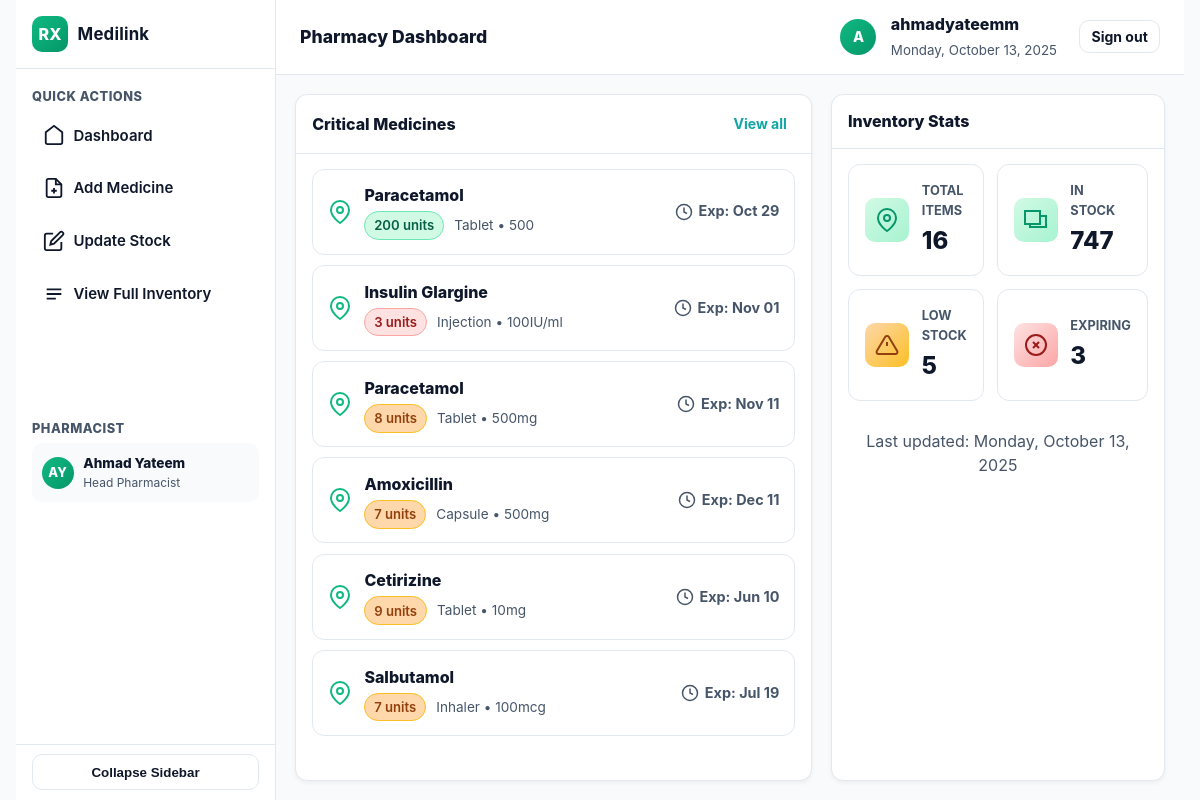
Screenshot of /accounts/pharmacy/home/ (signed in) with the database file from the repository.
### accounts/models.py (models this page shows, shortened)
class User(AbstractUser):
    class Role(models.TextChoices):
        DOCTOR = "doctor", "Doctor"
        PATIENT = "patient", "Patient"
        PHARMACY = "pharmacy", "Pharmacy"
    email = models.EmailField(unique=True)           # Unique email for login
    name = models.CharField(max_length=120)          # Full name
    role = models.CharField(max_length=20, choices=Role.choices)
    phone_number = models.CharField(max_length=30, blank=True)
    reset_password_token = models.CharField(max_length=100, blank=True, null=True)
    reset_password_expires = models.DateTimeField(null=True, blank=True)
    USERNAME_FIELD = 'email'
    REQUIRED_FIELDS = ['username']

class Medicine(models.Model):
    name = models.CharField(max_length=140)
    dosage_form = models.CharField(max_length=80)
    strength = models.CharField(max_length=80)
    description = models.TextField(blank=True)
    class Meta:
        constraints = [
            models.UniqueConstraint(
                fields=["name", "strength", "dosage_form"],
                name="uq_medicine_name_strength_form",
            )
        ]

class Stock(models.Model):
    pharmacy = models.ForeignKey(Pharmacy, on_delete=models.CASCADE, related_name="stocks")
    medicine = models.ForeignKey(Medicine, on_delete=models.CASCADE, related_name="stocks")
    expiry_date = models.DateField()
    price = models.DecimalField(max_digits=10, decimal_places=2, validators=[MinValueValidator(0)])
    quantity = models.IntegerField(validators=[MinValueValidator(0)])
    class Meta:
        unique_together = ("pharmacy", "medicine", "expiry_date")

### accounts/views.py (the view)
# urls.py: path('pharmacy/home/', views.pharmacy_home, name='pharmacy_home'),
@login_required
def pharmacy_home(request):
    if request.user.role != User.Role.PHARMACY:
        return render(request, 'accounts/error.html', {
            'message': 'This page is for pharmacies only.'
        })
    try:
        pharmacy = request.user.pharmacy
    except Pharmacy.DoesNotExist:
        pharmacy = Pharmacy.objects.create(
            pharmacy_id=request.user,
            license_number=None,
            address=''
        )
    today = timezone.localdate()
    stocks = Stock.objects.filter(pharmacy=pharmacy).select_related('medicine')
    total_medicines = stocks.values('medicine').distinct().count()
    total_stock_quantity = stocks.aggregate(total=Sum('quantity'))['total'] or 0
    LOW_STOCK_THRESHOLD = 10
    low_stock_count = stocks.filter(quantity__lte=LOW_STOCK_THRESHOLD).values('medicine').distinct().count()
    expiry_threshold = today + timedelta(days=30)
    expiring_stocks = stocks.filter(
        Q(expiry_date__lte=expiry_threshold) & Q(expiry_date__gte=today)
    ).values('medicine').distinct().count()
    expired_count = stocks.filter(expiry_date__lt=today).values('medicine').distinct().count()
    critical_medicines = []
    critical_stock_ids = stocks.filter(
        Q(quantity__lte=LOW_STOCK_THRESHOLD) |
        Q(expiry_date__lte=expiry_threshold)
    ).order_by('expiry_date', 'quantity')
    seen_medicines = set()
    for stock in critical_stock_ids:
        if stock.medicine.id not in seen_medicines:
            seen_medicines.add(stock.medicine.id)
            status = 'ok'
            status_text = 'In Stock'
            if stock.expiry_date < today:
                status = 'expired'
                status_text = 'Expired'
            elif stock.expiry_date <= expiry_threshold:
                status = 'expiring'
                status_text = 'Expiring Soon'
            elif stock.quantity <= LOW_STOCK_THRESHOLD:
                status = 'low'
                status_text = 'Low Stock'
            critical_medicines.append({
                'id': stock.id,
                'name': stock.medicine.name,
                'strength': stock.medicine.strength,
                'form': stock.medicine.dosage_form,
                'quantity': stock.quantity,
                'expiry_date': stock.expiry_date,
                'status': status,
                'status_text': status_text,
                'price': stock.price,
            })
    critical_medicines = critical_medicines[:10]
    context = {
        'pharmacy_name': pharmacy.pharmacy_id.name,
        'pharmacist_name': 'Ahmad Yateem',
        'today': today.strftime('%A, %B %d, %Y'),
        'total_medicines': total_medicines,
        'total_stock_quantity': total_stock_quantity,
        'low_stock_count': low_stock_count,
        'expiring_count': expiring_stocks,
        'expired_count': expired_count,
        'critical_medicines': critical_medicines,
        'has_inventory': total_medicines > 0,
    }
    return render(request, 'accounts/pharmacy_home.html', context)

### accounts/templates/accounts/pharmacy_home.html (shortened to what this page needs)
{% load static %}
<!DOCTYPE html>
<html lang="en">
<head>
  <link rel="stylesheet" href="{% static 'css/styles.css' %}">
</head>
<body>
  <div class="app" id="appShell">
    <aside class="sidebar">
      <div class="brand">
        <div class="logo">RX</div>
        <h1>Medilink</h1>
      </div>
      <div class="side-section">
        <div class="side-title">Quick Actions</div>
        <nav class="nav">
          <a href="{% url 'pharmacy_home' %}" class="primary">
            <svg width="22" height="22" viewBox="0 0 24 24" fill="none" stroke="currentColor" stroke-width="2">
              <path d="M3 9l9-7 9 7v11a2 2 0 0 1-2 2H5a2 2 0 0 1-2-2z"></path>
            </svg>
            <span class="label">Dashboard</span>
          </a>
          <a href="{% url 'add_medicine' %}">
            <svg width="22" height="22" viewBox="0 0 24 24" fill="none" stroke="currentColor" stroke-width="2">
              <path d="M14 2H6a2 2 0 0 0-2 2v16a2 2 0 0 0 2 2h12a2 2 0 0 0 2-2V8z"></path>
              <polyline points="14 2 14 8 20 8"></polyline>
              <line x1="12" y1="18" x2="12" y2="12"></line>
              <line x1="9" y1="15" x2="15" y2="15"></line>
            </svg>
            <span class="label">Add Medicine</span>
          </a>
          <a href="{% url 'update_stock' %}">
            <svg width="22" height="22" viewBox="0 0 24 24" fill="none" stroke="currentColor" stroke-width="2">
              <path d="M11 4H4a2 2 0 0 0-2 2v14a2 2 0 0 0 2 2h14a2 2 0 0 0 2-2v-7"></path>
              <path d="M18.5 2.5a2.121 2.121 0 0 1 3 3L12 15l-4 1 1-4 9.5-9.5z"></path>
            </svg>
            <span class="label">Update Stock</span>
          </a>
          <a href="{% url 'view_inventory' %}">
            <svg width="22" height="22" viewBox="0 0 24 24" fill="none" stroke="currentColor" stroke-width="2">
              <path d="M4 7h16M4 12h16M4 17h10"></path>
            </svg>
            <span class="label">View Full Inventory</span>
          </a>
        </nav>
      </div>
      <div class="side-section user-profile" style="margin-top:auto; padding-top:0;">
        <div class="side-title">Pharmacist</div>
        <div style="display:flex; align-items:center; gap:.6rem; padding:.6rem; background:#f8fafc; border-radius:10px;">
          <div class="avatar" style="width:32px; height:32px; font-size:.8rem;">AY</div>
          <div style="flex:1; min-width:0;">
            <div style="font-weight:800; font-size:.85rem; white-space:nowrap; overflow:hidden; text-overflow:ellipsis;">Ahmad Yateem</div>
            <div style="font-size:.75rem; color:var(--ink-dim);">Head Pharmacist</div>
          </div>
        </div>
      </div>
      <div class="collapse-btn">
        <button type="button" id="toggleBtn">Collapse Sidebar</button>
      </div>
    </aside>
    <section class="main">
      <header class="topbar">
        <div class="top-left">
          <div class="top-title">Pharmacy Dashboard</div>
        </div>
        <div class="top-right">
          <div class="avatar">{{ pharmacy_name|first|upper }}</div>
          <div>
            <div style="font-weight:800;">{{ pharmacy_name }}</div>
            <small style="color:var(--ink-dim);">{{ today }}</small>
          </div>
          <form action="{% url 'logout' %}" method="post" style="margin-left:.5rem;">
            <button type="submit" class="btn-ghost">Sign out</button>
          </form>
        </div>
      </header>
      <div class="content">
        <div class="panel">
          <div class="head">
            <h2>Critical Medicines</h2>
            <a href="{% url 'view_inventory' %}" class="auth-link">View all</a>
          </div>
          <div class="body">
            {% if critical_medicines %}
              <div class="med-list">
                {% for med in critical_medicines %}
                  <a href="{% url 'view_inventory' %}" class="med-item">
                    <div class="left">
                      <svg width="24" height="24" viewBox="0 0 24 24" fill="none" stroke="currentColor" stroke-width="2">
                        <path d="M21 10c0 7-9 13-9 13s-9-6-9-13a9 9 0 0 1 18 0z"></path>
                        <circle cx="12" cy="10" r="3"></circle>
                      </svg>
                      <div>
                        <div class="med-name">{{ med.name }}</div>
                        <div class="med-details">
                          <span class="pill {% if med.quantity <= 5 %}red{% elif med.quantity <= 10 %}orange{% else %}green{% endif %}">
                            {{ med.quantity }} units
                          </span>
                          {{ med.form }} • {{ med.strength }}
                        </div>
                      </div>
                    </div>
                    <div class="stat-info">
                      <svg width="18" height="18" viewBox="0 0 24 24" fill="none" stroke="currentColor" stroke-width="2">
                        <circle cx="12" cy="12" r="10"></circle>
                        <path d="M12 6v6l4 2"></path>
                      </svg>
                      Exp: {{ med.expiry_date|date:"M d" }}
                    </div>
                  </a>
                {% endfor %}
              </div>
            {% else %}
              <div class="muted">No critical medicines at this time.</div>
            {% endif %}
          </div>
        </div>
        <div class="panel">
          <div class="head">
            <h2>Inventory Stats</h2>
          </div>
          <div class="body">
            <div class="stats-grid">
              <div class="stat-box">
                <div class="icon">
                  <svg width="24" height="24" viewBox="0 0 24 24" fill="none" stroke="currentColor" stroke-width="2">
                    <path d="M21 10c0 7-9 13-9 13s-9-6-9-13a9 9 0 0 1 18 0z"></path>
                    <circle cx="12" cy="10" r="3"></circle>
                  </svg>
                </div>
                <div class="info">
                  <div class="label">Total Items</div>
                  <div class="value">{{ total_medicines|default:"0" }}</div>
                </div>
              </div>
              <div class="stat-box">
                <div class="icon">
                  <svg width="24" height="24" viewBox="0 0 24 24" fill="none" stroke="currentColor" stroke-width="2">
                    <rect x="1" y="3" width="15" height="13"></rect>
                    <path d="M16 8h6v11H6v-3"></path>
                  </svg>
                </div>
                <div class="info">
                  <div class="label">In Stock</div>
                  <div class="value">{{ total_stock_quantity|default:"0" }}</div>
                </div>
              </div>
              <div class="stat-box">
                <div class="icon" style="background:linear-gradient(135deg,#fed7aa,#fbbf24);">
                </div>
                <div class="info">
                  <div class="label">Low Stock</div>
                  <div class="value">{{ low_stock_count|default:"0" }}</div>
                </div>
              </div>
              <div class="stat-box">
                <div class="icon" style="background:linear-gradient(135deg,#fee2e2,#fca5a5);">
                  <svg width="24" height="24" viewBox="0 0 24 24" fill="none" stroke="currentColor" stroke-width="2" style="color:#991b1b;">
                    <circle cx="12" cy="12" r="10"></circle>
                    <line x1="15" y1="9" x2="9" y2="15"></line>
                    <line x1="9" y1="9" x2="15" y2="15"></line>
                  </svg>
                </div>
                <div class="info">
                  <div class="label">Expiring</div>
                  <div class="value">{{ expiring_count|default:"0" }}</div>
                </div>
              </div>
            </div>
            <p class="muted" style="border:0; background:transparent; padding:.5rem 0;">
              Last updated: {{ today }}
            </p>
          </div>
        </div>
      </div>
    </section>
  </div>
</body>
</html>

### accounts/static/css/styles.css (style rules this page uses)
* { box-sizing: border-box; margin: 0; padding: 0; }
:root { --bg: #f7fbfd; --card: #ffffff; --ink: #0f172a; --ink-dim: #475569; --muted: #94a3b8; --line: #e2e8f0; --line-2: #cbd5e1; --brand1: #0ea5a4; --brand2: #0284c7; --good: #16a34a; --bad: #dc2626; --focus: rgba(2,132,199,.25); --radius: 14px; --shadow: 0 14px 28px rgba(2, 132, 199, 0.08), 0 8px 10px rgba(15,23,42,0.04); --input-bg: #ffffff; --placeholder: #94a3b8; --error-bg: #fee2e2; --error-border: #fecaca; --error-text: #991b1b; --step-inactive-bg: #f1f5f9; --info-bg: #eef7ff; --info-border: #cde5ff; --btn-secondary-bg: #f1f5f9; --btn-secondary-hover: #e8eef4; }
html, body { min-height: 100%; transition: background-color 0.3s ease, color 0.3s ease; }
body { font-family: ui-sans-serif, -apple-system, BlinkMacSystemFont,"Segoe UI","Roboto","Oxygen","Ubuntu","Cantarell",sans-serif; color: var(--ink); background: var(--bg); display: flex; align-items: center; justify-content: center; padding: 2.2rem 1rem; line-height: 1.55; }
body { background: radial-gradient(1200px 600px at 10% -5%, rgba(14, 165, 164, 0.08), transparent 60%), radial-gradient(1000px 500px at 110% 10%, rgba(2, 132, 199, 0.08), transparent 60%), var(--bg); }
.auth-link { color: var(--brand2); font-weight: 600; text-decoration: none; transition: all 0.2s ease; }

### rows the page displays
User: name "A", name "ahmadyateemm"
Medicine: name "Paracetamol", form "Tablet", strength "500"
Stock: expiry_date "Oct 29"
Medicine: name "Insulin Glargine", form "Injection", strength "100IU/ml"
Stock: expiry_date "Nov 01"
Medicine: name "Paracetamol", form "Tablet", strength "500mg"
Stock: expiry_date "Nov 11"
Medicine: name "Amoxicillin", form "Capsule", strength "500mg"
Stock: expiry_date "Dec 11"
Medicine: name "Cetirizine", form "Tablet", strength "10mg"
Stock: expiry_date "Jun 10"
Medicine: name "Salbutamol", form "Inhaler", strength "100mcg"
Stock: expiry_date "Jul 19"

### other values shown
{{ today }} "Monday, October 13, 2025"
{{ med.quantity }} "200" "3" "8" "7" "9" "7"
{{ total_medicines|default:"0" }} "16"
{{ total_stock_quantity|default:"0" }} "747"
{{ low_stock_count|default:"0" }} "5"
{{ expiring_count|default:"0" }} "3"
